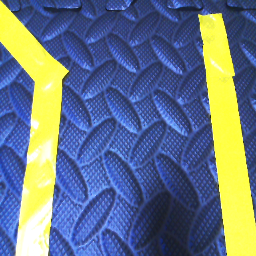
#> input picture image_0.png, 256 x 256 px, given in place of the camera
$ python color_detect.py
#> lines starting #> are read from the running program, lines starting #| are printed output that depends on the picture; after the words box and inside, x2 and y2 are one past the last pixel; in counts of white or black regions, pixels touching at a corner belong together
import cv2
import numpy as np

# 카메라 설정
cap = cv2.VideoCapture(0)

# 각 색상의 HSV 범위를 정의
colors = {
    "red": [(0, 120, 70), (10, 255, 255)],  # 빨간색 범위
    "blue": [(110, 50, 50), (130, 255, 255)],  # 파란색 범위
    "yellow": [(20, 100, 100), (30, 255, 255)],  # 노란색 범위
    "black": [(0, 0, 0), (180, 255, 50)]  # 검정색 범위
}

while True:
    # 카메라에서 프레임 읽기
    ret, frame = cap.read()
#> frame is the input picture: shape (256, 256, 3); mean B, G, R 134.6, 118.8, 103.8
    if not ret:
        break

    # BGR 이미지를 HSV로 변환
    hsv = cv2.cvtColor(frame, cv2.COLOR_BGR2HSV)
#> hsv: shape (256, 256, 3); mean H, S, V 93.9, 145, 167.9

    for color_name, (lower, upper) in colors.items():
        # 지정한 색상 범위로 마스크 생성
        lower_bound = np.array(lower)
        upper_bound = np.array(upper)
        mask = cv2.inRange(hsv, lower_bound, upper_bound)

        # 마스크에서 컨투어 찾기
        contours, _ = cv2.findContours(mask, cv2.RETR_TREE, cv2.CHAIN_APPROX_SIMPLE)

        if contours:
            # 가장 큰 컨투어 찾기
            largest_contour = max(contours, key=cv2.contourArea)
            x, y, w, h = cv2.boundingRect(largest_contour)  # 사각형을 위한 좌표와 크기 계산

            # 컨투어가 일정 크기 이상일 때만 사각형 그리기
            if w > 20 and h > 20:
                cv2.rectangle(frame, (x, y), (x + w, y + h), (0, 255, 0), 2)
                print(f"{color_name} detected: Position: ({x}, {y}), Width: {w}, Height: {h}")
#> this loop made 4 passes
#> (x, y, w, h) on passes 2 to 4: (2, 0, 254, 256), (200, 14, 56, 242), (165, 233, 24, 23)
#| blue detected: Position: (2, 0), Width: 254, Height: 256
#| yellow detected: Position: (200, 14), Width: 56, Height: 242
#| black detected: Position: (165, 233), Width: 24, Height: 23
#> pass 2, `mask = cv2.inRange(hsv, lower_bound, upper_bound)`:
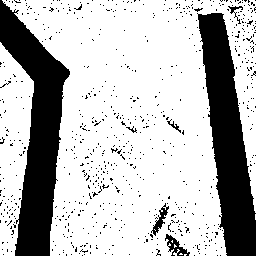
#> mask: shape (256, 256); 73.5% white; 709 black regions (702 under 20 px), largest, box (x1, y1, x2, y2) and area: (0, 0, 70, 256) 7975, (197, 13, 256, 256) 7383, (165, 234, 190, 256) 215
#> pass 3, `mask = cv2.inRange(hsv, lower_bound, upper_bound)`:
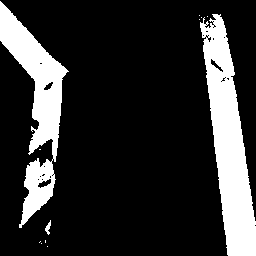
#> mask: shape (256, 256); 18.5% white; 12 white regions (9 under 20 px), largest, box (x1, y1, x2, y2) and area: (200, 14, 256, 256) 6691, (0, 1, 69, 228) 5347, (45, 220, 51, 235) 44
#> after the loop:
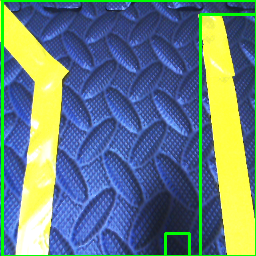
#> frame: shape (256, 256, 3); 4.36% of pixels changed, all inside (x1, y1, x2, y2) = (1, 0, 256, 256)
#> after the loop:
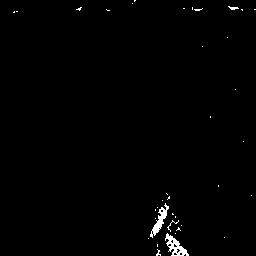
#> mask: shape (256, 256); 0.9% white; 37 white regions (33 under 20 px), largest, box (x1, y1, x2, y2) and area: (165, 233, 189, 256) 232, (150, 203, 169, 238) 206, (228, 6, 239, 10) 24, (167, 220, 179, 232) 23

    # 프레임을 화면에 표시
    cv2.imshow('Frame', frame)

    # 'q' 키를 누르면 종료
    if cv2.waitKey(1) & 0xFF == ord('q'):
#> (key q is pressed here)
        break

# 종료 및 카메라 릴리스
cap.release()
cv2.destroyAllWindows()

$ run again, on image_1.png
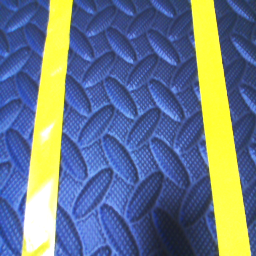
#> input picture image_1.png, 256 x 256 px, given in place of the camera
#> frame is the input picture: shape (256, 256, 3); mean B, G, R 138.4, 122.9, 106.9
#> hsv: shape (256, 256, 3); mean H, S, V 93.8, 143, 172
#> the loop `for color_name, (lower, upper) in colors.items():` made 4 passes
#> (x, y, w, h) on passes 2 to 4: (55, 0, 163, 256), (191, 0, 60, 256), (163, 217, 30, 39)
#> (printed output is left out)
#> pass 2, `mask = cv2.inRange(hsv, lower_bound, upper_bound)`:
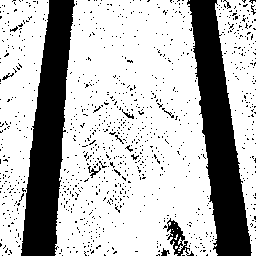
#> mask: shape (256, 256); 72.7% white; 1006 black regions (992 under 20 px), largest, box (x1, y1, x2, y2) and area: (187, 0, 252, 256) 7612, (21, 0, 75, 256) 7522, (167, 218, 194, 256) 370
#> after the loop `for color_name, (lower, upper) in colors.items():`:
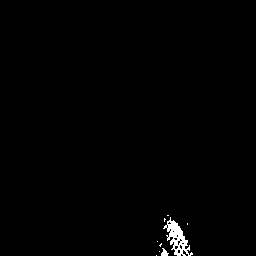
#> mask: shape (256, 256); 0.78% white; 9 white regions (7 under 20 px), largest, box (x1, y1, x2, y2) and area: (163, 217, 193, 256) 456, (161, 248, 169, 256) 38

$ run again, on image_3.png
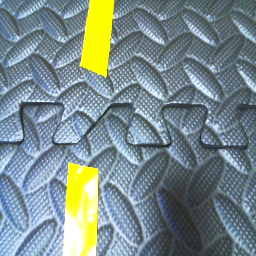
#> input picture image_3.png, 256 x 256 px, given in place of the camera
#> frame is the input picture: shape (256, 256, 3); mean B, G, R 139.4, 138.2, 121.5
#> hsv: shape (256, 256, 3); mean H, S, V 95.4, 66.4, 152.7
#> the loop `for color_name, (lower, upper) in colors.items():` made 4 passes
#> (x, y, w, h) on passes 2 to 4: (158, 199, 26, 39), (80, 0, 35, 77), (170, 195, 31, 52)
#> (printed output is left out)
#> after the loop `for color_name, (lower, upper) in colors.items():`:
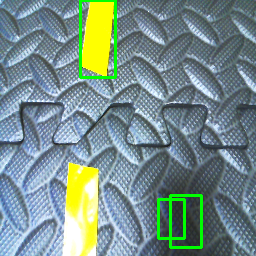
#> frame: shape (256, 256, 3); 2.28% of pixels changed, all inside (x1, y1, x2, y2) = (79, 0, 203, 249)
#> after the loop `for color_name, (lower, upper) in colors.items():`:
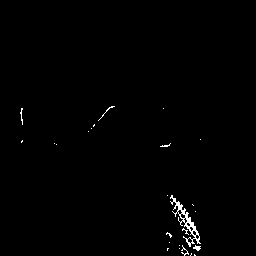
#> mask: shape (256, 256); 0.77% white in thin lines or dots, all inside (x1, y1, x2, y2) = (20, 106, 201, 256)
